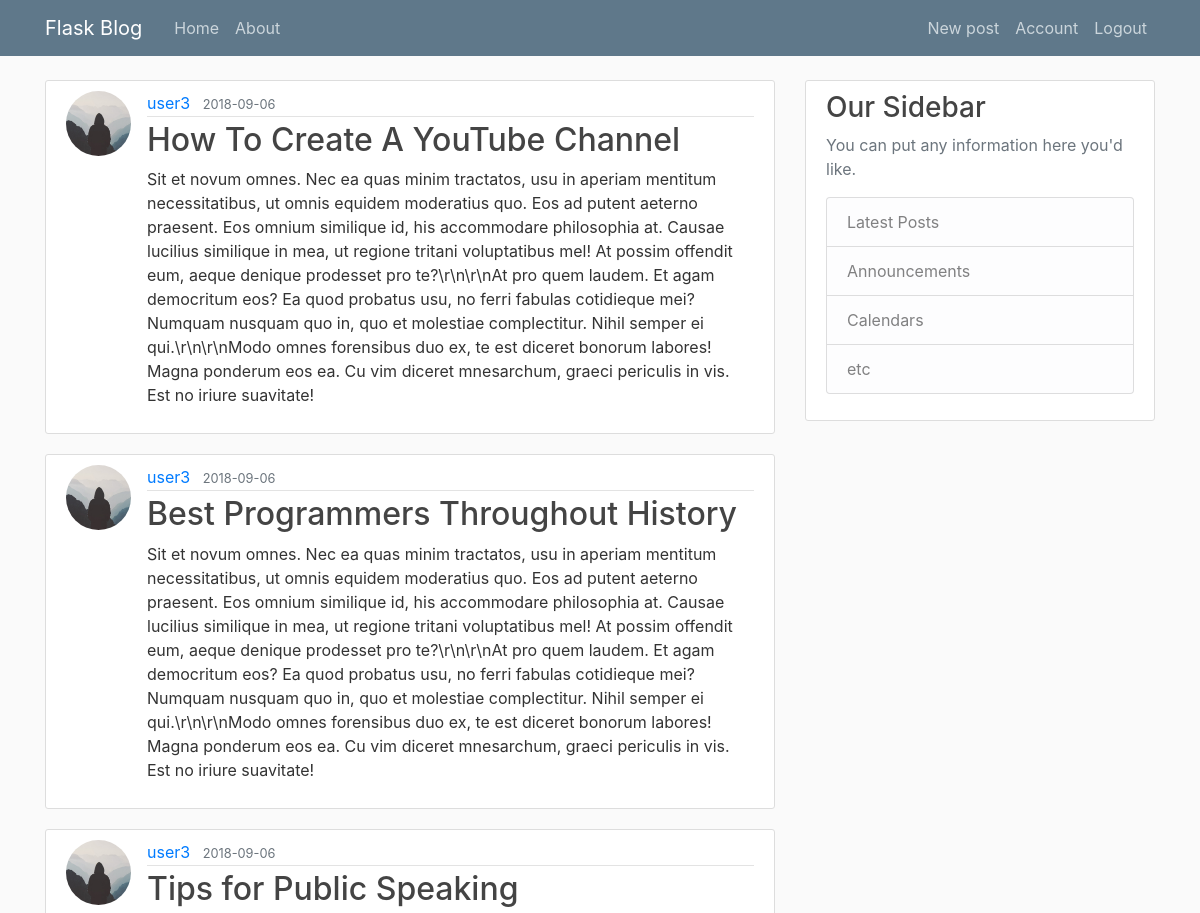
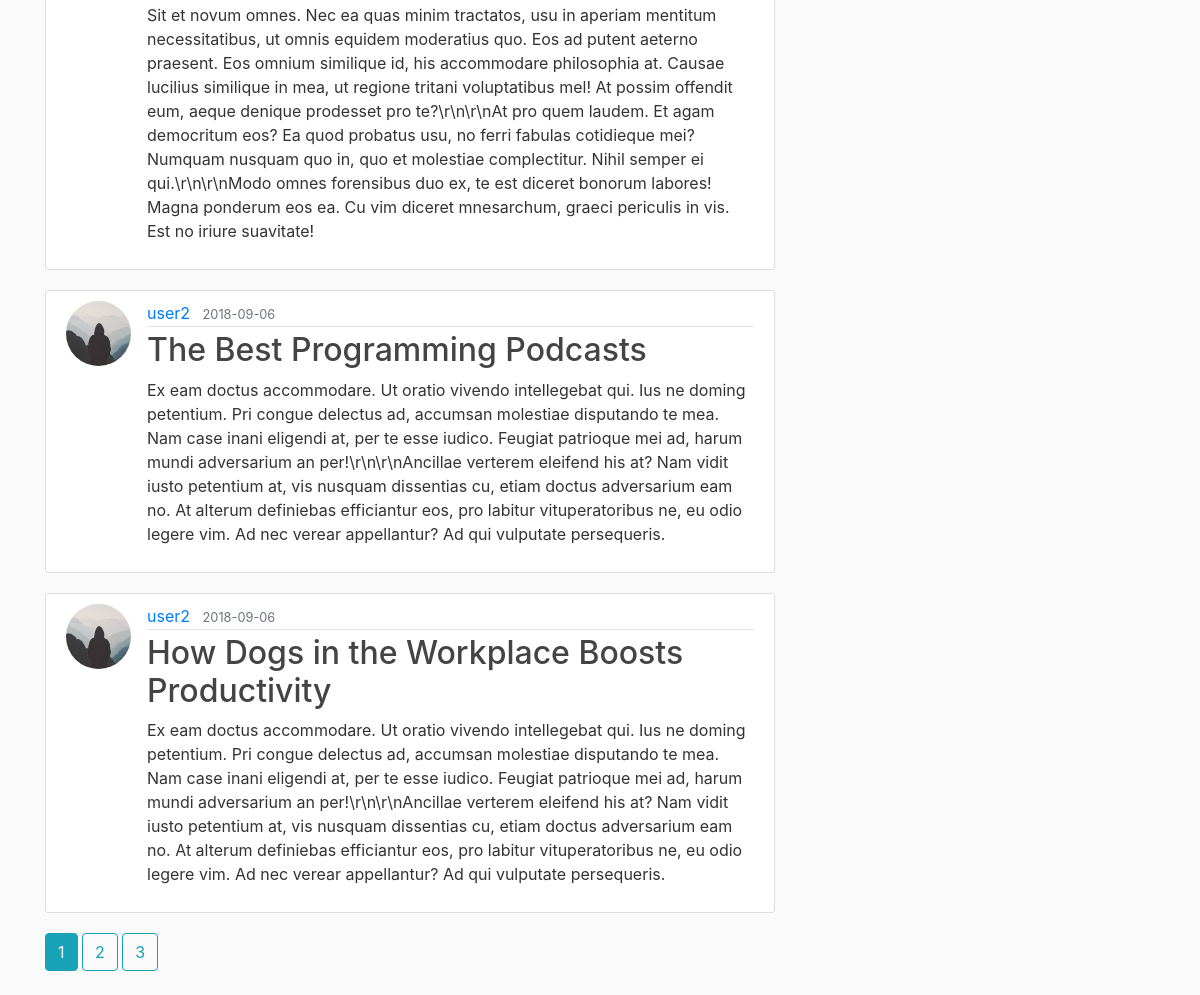
Screenshot of /home (signed in) with the database file from the repository (2 pictures, top to bottom).
### flaskblog/models.py (models this page shows, shortened)
class Post(db.Model):
    id = db.Column(db.Integer, primary_key=True)
    title = db.Column(db.String(100), nullable=False)
    date_posted = db.Column(db.DateTime, nullable=False, default=datetime.utcnow)
    content = db.Column(db.Text, nullable=False)
    user_id = db.Column(db.Integer, db.ForeignKey('user.id'), nullable=False)

class User(db.Model, UserMixin):
    id = db.Column(db.Integer, primary_key=True)
    username = db.Column(db.String(20), unique=True, nullable=False)
    email = db.Column(db.String(120), unique=True, nullable=False)
    image_file = db.Column(db.String(20), nullable=False, default='default.jpg')
    password = db.Column(db.String(60), nullable=False)
    posts = db.relationship('Post', backref='author', lazy=True)

### flaskblog/routes.py (the view)
@app.route("/")
@app.route("/home")
def home():
    page = request.args.get('page', 1, type=int)
    posts = Post.query.order_by(Post.date_posted.desc()).paginate(per_page=5, page=page)
    return render_template('home.html', posts=posts)

### flaskblog/models.py (called while the page is built)
@login_manager.user_loader
def load_user(user_id):
    return User.query.get(int(user_id))

### flaskblog/templates/home.html
 {% extends "layout.html" %}
 {% block content %}
 {% for post in posts.items %}
<article class="media content-section">
    <img class="rounded-circle article-img" src="{{ url_for('static', filename='profile_pics/' + post.author.image_file) }}" />
    <div class="media-body">
        <div class="article-metadata">
            <a class="mr-2" href="{{ url_for('user_posts', username=post.author.username) }}">{{ post.author.username }}</a>
            <small class="text-muted">{{ post.date_posted.strftime('%Y-%m-%d') }}</small>
        </div>
        <h2><a class="article-title" href="{{ url_for('post', post_id=post.id) }}">{{ post.title }}</a></h2>
        <p class="article-content">{{ post.content }}</p>
    </div>
</article>
{% endfor %}
{% for page_num in posts.iter_pages(left_edge=1, right_edge=1, left_current=1, right_current=2) %}
    {% if page_num: %}
        {% if posts.page == page_num: %}
            <a class="btn btn-info mb-4" href="{{ url_for('home', page=page_num) }}">{{ page_num }}</a>
        {% else%}
            <a class="btn btn-outline-info mb-4" href="{{ url_for('home', page=page_num) }}">{{ page_num }}</a>
        {% endif %}
    {% else %}
        ...
    {% endif %}
{% endfor %}
{% endblock content %}

### flaskblog/static/main.css (style rules this page uses)
body { background: #fafafa; color: #333333; margin-top: 5rem; }
h1, h2, h3, h4, h5, h6 { color: #444444; }
.content-section { background: #ffffff; padding: 10px 20px; border: 1px solid #dddddd; border-radius: 3px; margin-bottom: 20px; }
.article-title { color: #444444; }
.article-content { white-space: pre-line; }
.article-img { height: 65px; width: 65px; margin-right: 16px; }
.article-metadata { padding-bottom: 1px; margin-bottom: 4px; border-bottom: 1px solid #e3e3e3 }

### rows the page displays
Post: image_file (placeholder picture), author.username "user3", date_posted "2018-09-06", title "How To Create A YouTube Channel", content "Sit et novum omnes. Nec ea quas minim tractatos, usu in aperiam mentitum necessitatibus, ut omnis equidem moderatius quo. Eos ad putent aeterno praesent. Eos omnium similique id, his accommodare philosophia at. Causae lucilius similique in mea, ut regione tritani voluptatibus mel! At possim offendit eum, aeque denique prodesset pro te?\\r\\n\\r\\nAt pro quem laudem. Et agam democritum eos? Ea quod probatus usu, no ferri fabulas cotidieque mei? Numquam nusquam quo in, quo et molestiae complectitur. Nihil semper ei qui.\\r\\n\\r\\nModo omnes forensibus duo ex, te est diceret bonorum labores! Magna ponderum eos ea. Cu vim diceret mnesarchum, graeci periculis in vis. Est no iriure suavitate!"
Post: image_file (placeholder picture), author.username "user3", date_posted "2018-09-06", title "Best Programmers Throughout History", content "Sit et novum omnes. Nec ea quas minim tractatos, usu in aperiam mentitum necessitatibus, ut omnis equidem moderatius quo. Eos ad putent aeterno praesent. Eos omnium similique id, his accommodare philosophia at. Causae lucilius similique in mea, ut regione tritani voluptatibus mel! At possim offendit eum, aeque denique prodesset pro te?\\r\\n\\r\\nAt pro quem laudem. Et agam democritum eos? Ea quod probatus usu, no ferri fabulas cotidieque mei? Numquam nusquam quo in, quo et molestiae complectitur. Nihil semper ei qui.\\r\\n\\r\\nModo omnes forensibus duo ex, te est diceret bonorum labores! Magna ponderum eos ea. Cu vim diceret mnesarchum, graeci periculis in vis. Est no iriure suavitate!"
Post: image_file (placeholder picture), author.username "user3", date_posted "2018-09-06", title "Tips for Public Speaking", content "Sit et novum omnes. Nec ea quas minim tractatos, usu in aperiam mentitum necessitatibus, ut omnis equidem moderatius quo. Eos ad putent aeterno praesent. Eos omnium similique id, his accommodare philosophia at. Causae lucilius similique in mea, ut regione tritani voluptatibus mel! At possim offendit eum, aeque denique prodesset pro te?\\r\\n\\r\\nAt pro quem laudem. Et agam democritum eos? Ea quod probatus usu, no ferri fabulas cotidieque mei? Numquam nusquam quo in, quo et molestiae complectitur. Nihil semper ei qui.\\r\\n\\r\\nModo omnes forensibus duo ex, te est diceret bonorum labores! Magna ponderum eos ea. Cu vim diceret mnesarchum, graeci periculis in vis. Est no iriure suavitate!"
Post: image_file (placeholder picture), author.username "user2", date_posted "2018-09-06", title "The Best Programming Podcasts", content "Ex eam doctus accommodare. Ut oratio vivendo intellegebat qui. Ius ne doming petentium. Pri congue delectus ad, accumsan molestiae disputando te mea. Nam case inani eligendi at, per te esse iudico. Feugiat patrioque mei ad, harum mundi adversarium an per!\\r\\n\\r\\nAncillae verterem eleifend his at? Nam vidit iusto petentium at, vis nusquam dissentias cu, etiam doctus adversarium eam no. At alterum definiebas efficiantur eos, pro labitur vituperatoribus ne, eu odio legere vim. Ad nec verear appellantur? Ad qui vulputate persequeris."
Post: image_file (placeholder picture), author.username "user2", date_posted "2018-09-06", title "How Dogs in the Workplace Boosts Productivity", content "Ex eam doctus accommodare. Ut oratio vivendo intellegebat qui. Ius ne doming petentium. Pri congue delectus ad, accumsan molestiae disputando te mea. Nam case inani eligendi at, per te esse iudico. Feugiat patrioque mei ad, harum mundi adversarium an per!\\r\\n\\r\\nAncillae verterem eleifend his at? Nam vidit iusto petentium at, vis nusquam dissentias cu, etiam doctus adversarium eam no. At alterum definiebas efficiantur eos, pro labitur vituperatoribus ne, eu odio legere vim. Ad nec verear appellantur? Ad qui vulputate persequeris."

### other values shown
{{ page_num }} "1"
{{ page_num }} "2" "3"
